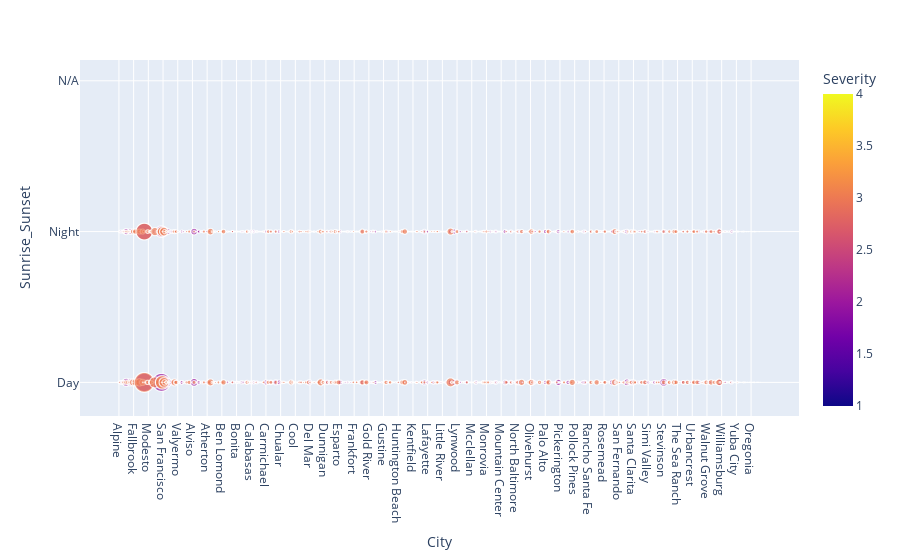

Notebook source saved alongside this figure:
### Code cell
# gráfico scatterplot interativo
graph = px.scatter(acidente_sunrise, x = 'City', y = 'Sunrise_Sunset', color = 'Severity', size = 'Qtd', hover_data = ['Severity'])
graph.show()

### Figure 1 — Plotly figure (JSON) as saved in the notebook; plotly's stock layout.template omitted (floating-point values rounded to 4 significant figures; data arrays with more than 128 entries replaced by an {"elided": "..."} marker saying what was removed)
{"data": [{"customdata": {"elided": "2187x1 int values"}, "hovertemplate": "City=%{x}<br>Sunrise_Sunset=%{y}<br>Qtd=%{marker.size}<br>Severity=%{marker.color}<extra></extra>", "legendgroup": "", "marker": {"color": {"elided": "2187 int values"}, "coloraxis": "coloraxis", "size": {"elided": "2187 int values"}, "sizemode": "area", "sizeref": 7.515, "symbol": "circle"}, "mode": "markers", "name": "", "showlegend": false, "type": "scattergl", "x": {"elided": "2187 str values"}, "xaxis": "x", "y": {"elided": "2187 str values"}, "yaxis": "y"}], "layout": {"coloraxis": {"colorbar": {"title": {"text": "Severity"}}, "colorscale": [[0, "#0d0887"], [0.1111, "#46039f"], [0.2222, "#7201a8"], [0.3333, "#9c179e"], [0.4444, "#bd3786"], [0.5556, "#d8576b"], [0.6667, "#ed7953"], [0.7778, "#fb9f3a"], [0.8889, "#fdca26"], [1, "#f0f921"]]}, "legend": {"itemsizing": "constant", "tracegroupgap": 0}, "margin": {"t": 60}, "xaxis": {"anchor": "y", "domain": [0, 1], "title": {"text": "City"}}, "yaxis": {"anchor": "x", "domain": [0, 1], "title": {"text": "Sunrise_Sunset"}}}}
